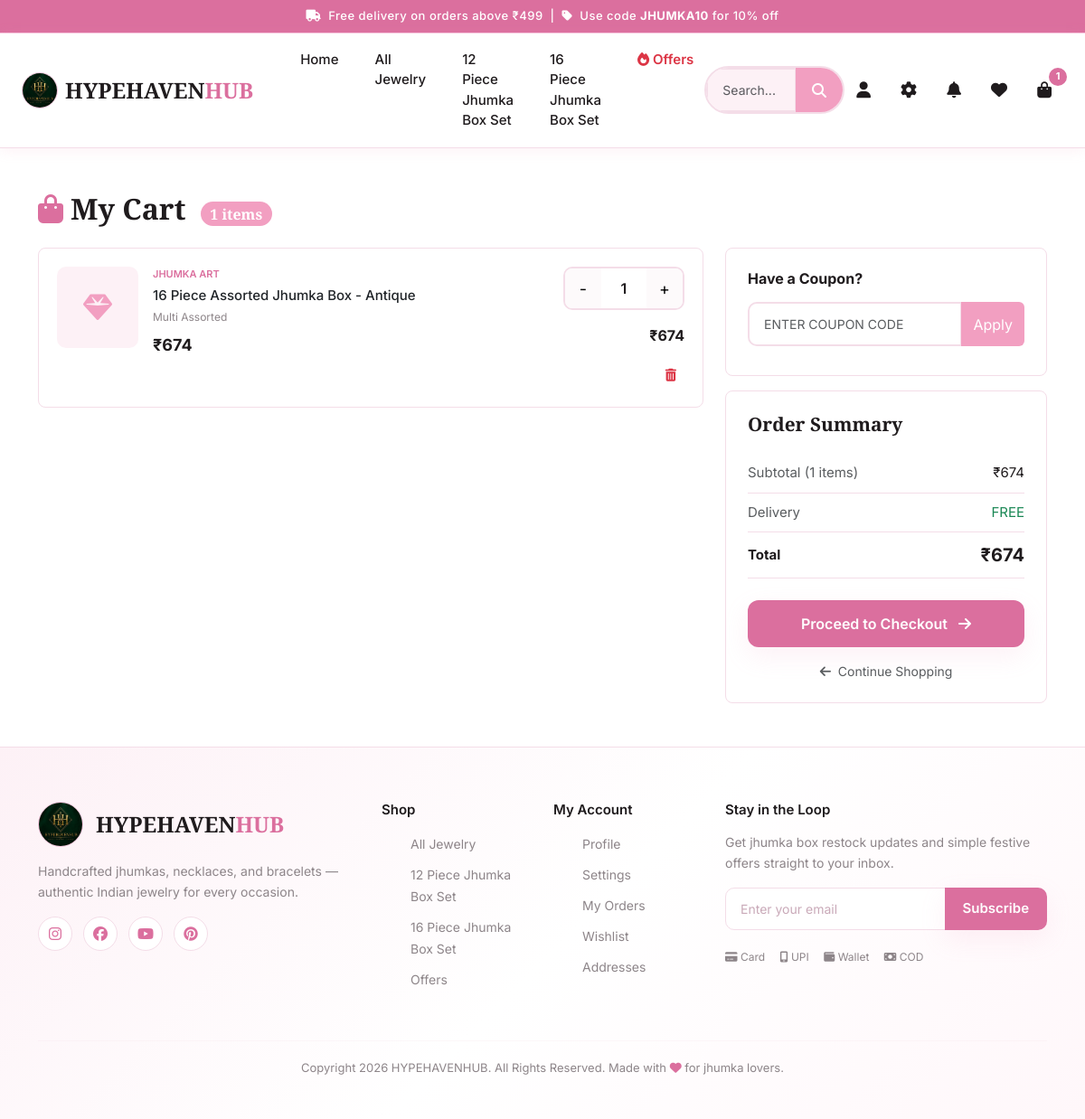
The app's page /cart/ (signed in), older data.
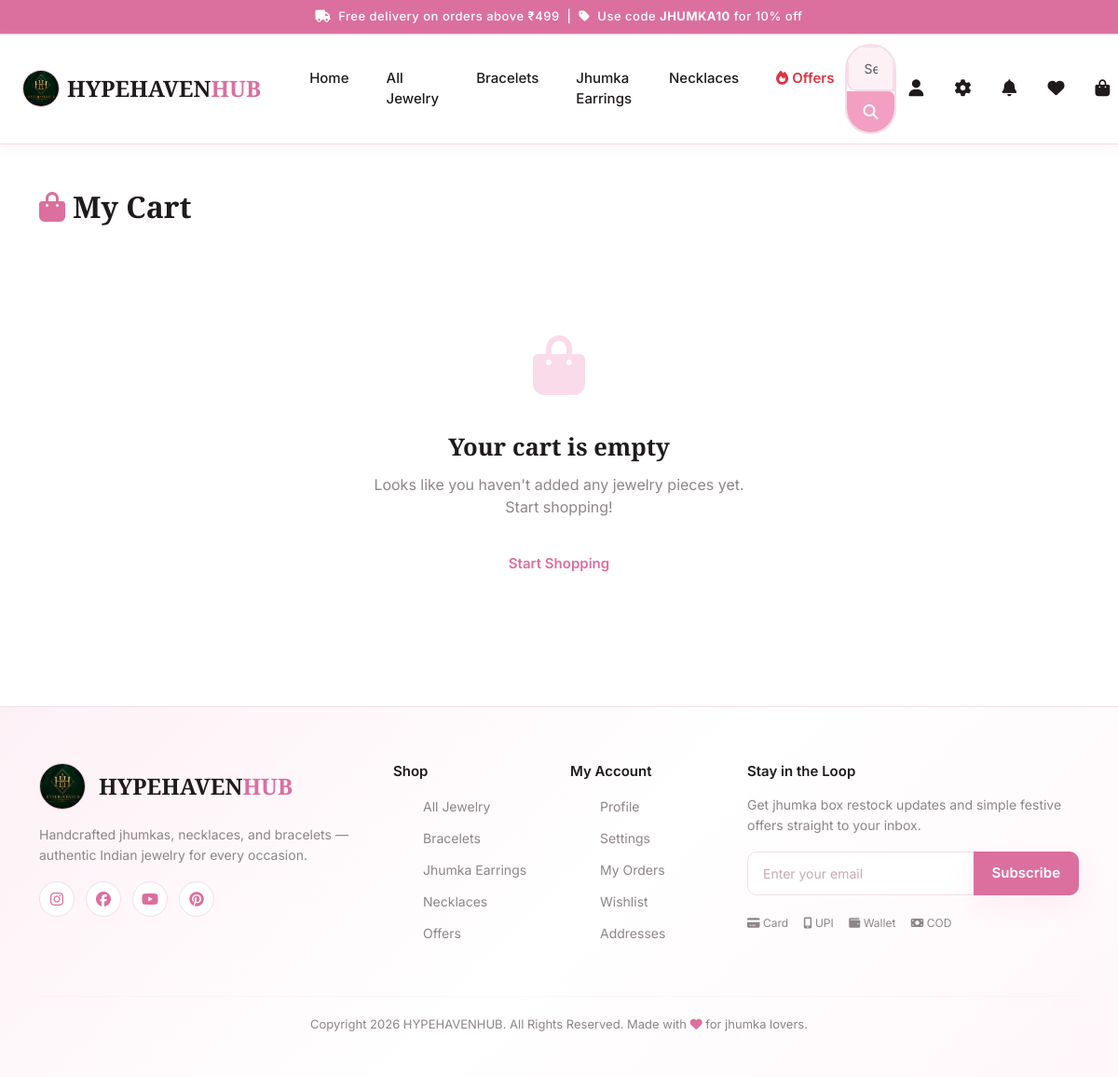
The same page, newer data.
### store/models.py (models this page shows, shortened)
class Category(models.Model):
    name = models.CharField(max_length=100)
    slug = models.SlugField(unique=True, max_length=255)
    image_url = models.URLField(max_length=600, blank=True, help_text="Vercel Blob storage URL (preferred)")
    image = models.ImageField(upload_to='categories/', null=True, blank=True)
    description = models.TextField(blank=True)
    is_active = models.BooleanField(default=True)
    created_at = models.DateTimeField(auto_now_add=True)
    class Meta:
        verbose_name_plural = 'Categories'
        ordering = ['name']

class Cart(models.Model):
    user = models.OneToOneField(User, on_delete=models.CASCADE, related_name='cart', null=True, blank=True)
    session_key = models.CharField(max_length=40, null=True, blank=True)
    coupon = models.ForeignKey(Coupon, on_delete=models.SET_NULL, null=True, blank=True)
    created_at = models.DateTimeField(auto_now_add=True)
    updated_at = models.DateTimeField(auto_now=True)
    @property
    def total_items(self):
        return sum(item.quantity for item in self.items.all())
    @property
    def subtotal(self):
        return sum(item.total_price for item in self.items.all())
    @property
    def discount_amount(self):
        if not self.coupon or not self.coupon.is_valid():
            return 0
    @property
    def grand_total(self):
        return self.subtotal - self.discount_amount + self.delivery_charge
    @property
    def delivery_charge(self):
        return 0

class CartItem(models.Model):
    cart = models.ForeignKey(Cart, on_delete=models.CASCADE, related_name='items')
    product = models.ForeignKey(Product, on_delete=models.CASCADE)
    variant = models.ForeignKey(ProductVariant, on_delete=models.CASCADE, null=True, blank=True)
    quantity = models.PositiveIntegerField(default=1)
    added_at = models.DateTimeField(auto_now_add=True)
    class Meta:
        unique_together = ('cart', 'product', 'variant')
    @property
    def unit_price(self):
        base = self.product.selling_price
        if self.variant:
            base += self.variant.additional_price
        return base
    @property
    def total_price(self):
        return self.unit_price * self.quantity

class Product(models.Model):
    FINISH_CHOICES = [
        ('matte', 'Matte'), ('glossy', 'Glossy'), ('satin', 'Satin'),
        ('shimmer', 'Shimmer'), ('natural', 'Natural'),
    ]
    name = models.CharField(max_length=255)
    slug = models.SlugField(unique=True, blank=True, max_length=255)
    brand = models.ForeignKey(Brand, on_delete=models.SET_NULL, null=True, blank=True, related_name='products')
    category = models.ForeignKey(Category, on_delete=models.SET_NULL, null=True, related_name='products')
    subcategory = models.ForeignKey(SubCategory, on_delete=models.SET_NULL, null=True, blank=True, related_name='products')
    description = models.TextField()
    short_description = models.CharField(max_length=300, blank=True)
    ingredients = models.TextField(blank=True)
    how_to_use = models.TextField(blank=True)
    video_url = models.URLField(blank=True, help_text="YouTube or video URL")
    weight = models.CharField(max_length=100, blank=True, help_text="e.g., 5g, 10ml")
    material = models.CharField(max_length=255, blank=True, help_text="e.g., 18K Gold, Sterling Silver")
    warranty = models.CharField(max_length=100, blank=True, help_text="e.g., 1 Year, Lifetime")
    base_price = models.DecimalField(max_digits=10, decimal_places=2)
    discount_percent = models.DecimalField(max_digits=5, decimal_places=2, default=0)
    is_flash_sale = models.BooleanField(default=False)
    finish = models.CharField(max_length=20, choices=FINISH_CHOICES, blank=True)
    is_active = models.BooleanField(default=True)
    is_featured = models.BooleanField(default=False)
    is_new_arrival = models.BooleanField(default=False)
    is_bestseller = models.BooleanField(default=False)
    view_count = models.PositiveIntegerField(default=0)
    created_at = models.DateTimeField(auto_now_add=True)
    updated_at = models.DateTimeField(auto_now=True)
    class Meta:
        ordering = ['-created_at']
    @property
    def selling_price(self):
        if self.discount_percent > 0:
            return round(self.base_price * (1 - self.discount_percent / 100), 2)
        return self.base_price
    @property
    def primary_image(self):
        img = self.images.filter(is_primary=True).first()
        if not img:
            img = self.images.first()
        return img
    @property
    def display_image_url(self):
        primary = self.primary_image
        if primary and primary.url:
            return primary.url
        return ""

class Brand(models.Model):
    name = models.CharField(max_length=100)
    slug = models.SlugField(unique=True, max_length=255)
    logo = models.ImageField(upload_to='brands/', null=True, blank=True)
    image_url = models.URLField(max_length=600, blank=True, help_text="Vercel Blob storage URL (preferred)")
    description = models.TextField(blank=True)
    is_active = models.BooleanField(default=True)
    created_at = models.DateTimeField(auto_now_add=True)
    class Meta:
        ordering = ['name']

class ProductVariant(models.Model):
    product = models.ForeignKey(Product, on_delete=models.CASCADE, related_name='variants')
    shade_name = models.CharField(max_length=100, blank=True)
    color_code = models.CharField(max_length=10, blank=True)
    size = models.CharField(max_length=50, blank=True)
    finish = models.CharField(max_length=50, blank=True)
    sku = models.CharField(max_length=100, unique=True, blank=True)
    additional_price = models.DecimalField(max_digits=10, decimal_places=2, default=0)
    stock = models.PositiveIntegerField(default=0)
    is_active = models.BooleanField(default=True)
    image = models.ImageField(upload_to='variants/', null=True, blank=True)
    created_at = models.DateTimeField(auto_now_add=True)
    @property
    def label(self):
        parts = [p for p in [self.shade_name, self.size, self.finish] if p]
        return ' / '.join(parts) or 'Default'

### store/views.py (the view)
# urls.py: path('cart/', views.cart_view, name='cart'),
@login_required
def cart_view(request):
    cart = get_or_create_cart(request)
    items = cart.items.select_related('product', 'variant').all()
    return render(request, 'store/cart.html', {'cart': cart, 'items': items})

### store/context_processors.py (called while the page is built, shortened)
def cart_count(request):
    count = 0
    if request.user.is_authenticated:
        try:
            cart = Cart.objects.get(user=request.user)
            count = cart.total_items
        except Cart.DoesNotExist:
            count = 0
    return {'cart_count': count}

def wishlist_count(request):
    count = 0
    if request.user.is_authenticated:
        count = Wishlist.objects.filter(user=request.user).count()
    return {'wishlist_count': count}

def categories_list(request):
    categories = Category.objects.filter(
        is_active=True,
    ).order_by('name').prefetch_related('subcategories')
    return {'all_categories': categories}

def company_dashboard_access(request):
    can_access = False
    if request.user.is_authenticated:
        can_access = (
            request.user.is_superuser or
            request.user.is_staff or
            request.user.groups.filter(name='Company').exists()
        )
    return {'can_access_company_dashboard': can_access}

### templates/store/cart.html (shortened to what the changed rows need)
{% extends 'base.html' %}
{% load static %}
{% block content %}
<div class="container py-5">
  <h2 class="mb-4" style="font-family: var(--font-display); font-weight: 700;">
    <i class="fas fa-shopping-bag text-pink me-2"></i>My Cart
    {% if cart.total_items %}<span class="badge" style="background: var(--pink); font-size: 16px; border-radius: 20px; margin-left: 8px;">{{ cart.total_items }} items</span>{% endif %}
  </h2>
  {% if items %}
  <div class="row g-4">
    <div class="col-lg-8">
      {% for item in items %}
      <div class="cart-item" id="cart-item-{{ item.id }}" data-cart-item>
        {% if item.product.display_image_url %}
          <img src="{{ item.product.display_image_url }}" class="cart-item-image" alt="{{ item.product.name }}">
        {% else %}
          <div class="cart-item-image" style="display:flex;align-items:center;justify-content:center;background:var(--pink-pale);border-radius:10px;color:var(--pink);font-size:32px;">
            <i class="fas fa-gem"></i>
          </div>
        {% endif %}
        <div class="cart-item-details flex-grow-1">
          <div class="cart-item-brand">{{ item.product.brand.name }}</div>
          <div class="cart-item-name">
            <a href="{% url 'product_detail' item.product.slug %}" class="text-decoration-none text-dark">{{ item.product.name }}</a>
          </div>
          {% if item.variant %}
          <div class="cart-item-variant">
            {{ item.variant.label }}
          </div>
          {% endif %}
          <div class="cart-item-price">₹{{ item.unit_price|floatformat:"0" }}</div>
        </div>
        <div class="d-flex flex-column align-items-end gap-3">
          <div class="qty-selector">
            <button class="qty-btn" data-cart-action="decrease" data-item-id="{{ item.id }}">-</button>
            <span class="qty-num" id="qty-{{ item.id }}">{{ item.quantity }}</span>
            <button class="qty-btn" data-cart-action="increase" data-item-id="{{ item.id }}">+</button>
          </div>
          <div class="fw-700" id="total-{{ item.id }}">₹{{ item.total_price|floatformat:"0" }}</div>
          <button class="btn btn-sm text-danger" data-cart-action="remove" data-item-id="{{ item.id }}" title="Remove">
            <i class="fas fa-trash-alt"></i>
          </button>
        </div>
      </div>
      {% endfor %}
    </div>
    <div class="col-lg-4">
      <div class="order-summary mb-3">
        <h6 class="fw-700 mb-3">Have a Coupon?</h6>
        <form id="couponForm">
          <div class="input-group">
            <input type="text" id="couponInput" class="form-control" placeholder="Enter coupon code" style="text-transform: uppercase;">
            <button type="submit" class="btn" style="background: var(--pink); color: white;">Apply</button>
          </div>
        </form>
      </div>
      <div class="order-summary">
        <h5 class="order-summary-title">Order Summary</h5>
        <div class="summary-row">
          <span class="text-muted">Subtotal ({{ cart.total_items }} items)</span>
          <span id="summary-subtotal">₹{{ cart.subtotal|floatformat:"0" }}</span>
        </div>
        <div class="summary-row">
          <span class="text-muted">Delivery</span>
          <span id="delivery-value">
            {% if cart.delivery_charge == 0 %}
              <span class="text-success">FREE</span>
            {% else %}
              ₹{{ cart.delivery_charge }}
            {% endif %}
          </span>
        </div>
        <div class="summary-row">
          <span class="fw-700">Total</span>
          <span class="summary-total" id="summary-total">₹{{ cart.grand_total|floatformat:"0" }}</span>
        </div>
        <a href="{% url 'checkout' %}" class="btn-pink mt-4 d-block text-center text-decoration-none" style="padding: 14px; border-radius: 12px; font-size: 16px;">
          Proceed to Checkout <i class="fas fa-arrow-right ms-2"></i>
        </a>
        <a href="{% url 'product_list' %}" class="d-block text-center text-muted small mt-3 text-decoration-none">
          <i class="fas fa-arrow-left me-1"></i> Continue Shopping
        </a>
      </div>
    </div>
  </div>
  {% else %}
  <div class="empty-state">
    <div class="empty-state-icon"><i class="fas fa-shopping-bag"></i></div>
    <h3 class="empty-state-title">Your cart is empty</h3>
    <p class="empty-state-text">Looks like you haven't added any jewelry pieces yet. Start shopping!</p>
    <a href="{% url 'product_list' %}" class="btn-glamour-primary d-inline-flex">Start Shopping</a>
  </div>
  {% endif %}
</div>
{% endblock %}

### templates/base.html (shortened to what the changed rows need)
<!DOCTYPE html>
<html lang="en">
<head>
<link rel="stylesheet" href="https://cdnjs.cloudflare.com/ajax/libs/font-awesome/6.5.0/css/all.min.css">
<link rel="stylesheet" href="https://cdn.jsdelivr.net/npm/bootstrap@5.3.0/dist/css/bootstrap.min.css">
{% load static %}
<link rel="stylesheet" href="{% static 'css/style.css' %}?v=20260629-jewelry-redesign">
</head>
<body>
{% block header %}
<nav class="navbar navbar-expand-lg navbar-glamour sticky-top">
  <div class="container-fluid px-3 px-md-4">
    <div class="d-none d-lg-flex ms-4">
      <ul class="navbar-nav gap-3">
        {% for cat in all_categories %}
        <li class="nav-item"><a class="nav-link cat-link" href="{% url 'product_list' %}?category={{ cat.slug }}">{{ cat.name }}</a></li>
        {% endfor %}
      </ul>
    </div>
    <div class="nav-icons d-flex align-items-center gap-2">
      <a href="{% url 'cart' %}" class="nav-icon-btn position-relative cart-icon" title="Cart">
        <i class="fas fa-shopping-bag"></i>
        {% if cart_count > 0 %}<span class="cart-badge" id="cartBadge">{{ cart_count }}</span>{% endif %}
      </a>
    </div>
  </div>
</nav>
{% endblock %}
<main>
{% block content %}{% endblock %}
</main>
{% block footer %}
<footer class="glamour-footer">
  <div class="container">
    <div class="row g-4">
      <div class="col-lg-2 col-md-6">
        <ul class="footer-links">
          {% for cat in all_categories %}
          <li><a href="{% url 'product_list' %}?category={{ cat.slug }}">{{ cat.name }}</a></li>
          {% endfor %}
        </ul>
      </div>
    </div>
  </div>
</footer>
{% endblock %}
{% load static %}
</body>
</html>

Row changes from the older to the newer data that the page shows:
no longer on this page (row unchanged): Cart: total_items "1", subtotal "674", grand_total "674"
removed CartItem: product.brand.name "JHUMKA ART", product.name "16 Piece Assorted Jhumka Box - Antique", variant.label "Multi Assorted", unit_price "674", quantity "1", total_price "674"
added Category: name "Bracelets"
changed Category: name "12 Piece Jhumka Box Set" → "Jhumka Earrings"
changed Category: name "16 Piece Jhumka Box Set" → "Necklaces"
Text that changed along with them:
{{ cart_count }}: "1" → (not shown)
text no longer shown: "items Have a Coupon? Apply Order Summary Subtotal ( items) ₹ Delivery FREE Total ₹ Proceed to Checkout Continue Shopping"
text now shown: "Your cart is empty Looks like you haven't added any jewelry pieces yet. Start shopping! Start Shopping"
